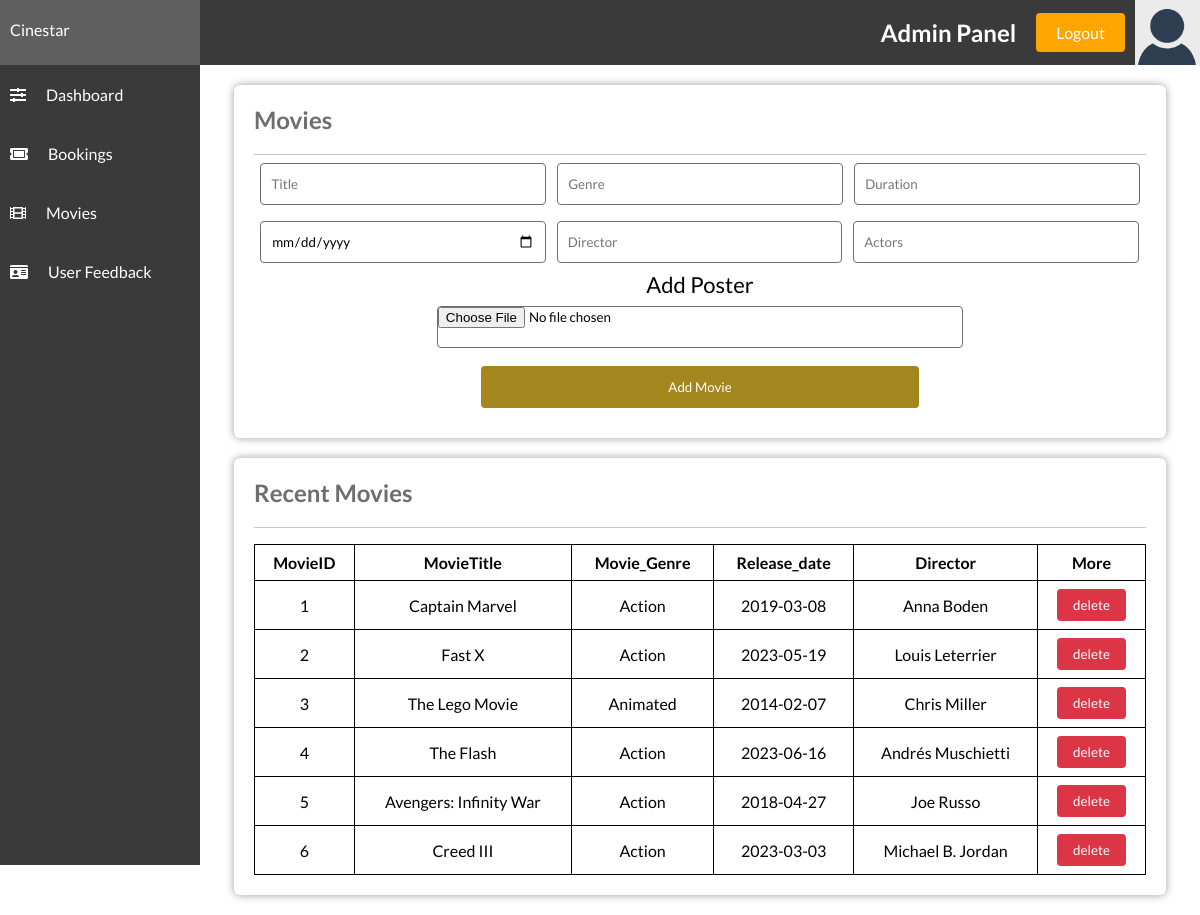
/admin/addmovie.php (signed in), run on the app's committed database.
### tables this page shows
CREATE TABLE `movietable` (
  `movieID` int(11) NOT NULL,
  `movieImg` varchar(150) NOT NULL,
  `movieTitle` varchar(100) NOT NULL,
  `movieGenre` varchar(50) NOT NULL,
  `movieDuration` int(11) NOT NULL,
  `movieRelDate` date NOT NULL,
  `movieDirector` varchar(50) NOT NULL,
  `movieActors` varchar(150) NOT NULL
);

### admin/addmovie.php (the view, shortened to what this page needs)
<!DOCTYPE html>
<html lang="en">
<head>
    <link rel="stylesheet" href="../style/styles.css">
    <link rel="stylesheet" href="https://use.fontawesome.com/releases/v5.7.2/css/all.css">
</head>
<body>
    <?php include('header.php'); ?>
    <div class="admin-container">
        <?php include('sidebar.php'); ?>
        <div class="admin-section admin-section2">
            <div class="admin-section-column">
                <div class="admin-section-panel admin-section-panel2">
                    <div class="admin-panel-section-header">
                        <h2>Movies</h2>
                    </div>
                    <form action="" method="POST" enctype="multipart/form-data">
                        <input placeholder="Title" type="text" name="movieTitle" required>
                        <input placeholder="Genre" type="text" name="movieGenre" required>
                        <input placeholder="Duration" type="number" name="movieDuration" required>
                        <input placeholder="Release Date" type="date" name="movieRelDate" required>
                        <input placeholder="Director" type="text" name="movieDirector" required>
                        <input placeholder="Actors" type="text" name="movieActors" required>
                        <br>
                        <label>Add Poster</label>
                        <input type="file" name="movieImg" accept="image/*">
                        <button type="submit" value="submit" name="submit" class="movie-btn">Add Movie</button>
                   </form>
                </div>
                <div class="admin-section-panel admin-section-panel2">
                    <div class="admin-panel-section-header">
                        <h2>Recent Movies</h2>
                    </div>
                    <table class="admin-table" id="dataTable" width="100%" cellspacing="0">
                        <tr>
                            <th>MovieID</th>
                            <th>MovieTitle</th>
                            <th>Movie_Genre</th>
                            <th>Release_date</th>
                            <th>Director</th>
                            <th>More</th>
                        </tr>
                        <tbody>
                            <?php
                            $host = "localhost";
                            $user = "root";
                            $password = "";
                            $dbname = "cinema_db";
                            $con = mysqli_connect($host, $user, $password, $dbname);
                            $select = "SELECT * FROM `movietable`";
                            $run = mysqli_query($con, $select);
                            while ($row = mysqli_fetch_array($run)) {
                                $ID = $row['movieID'];
                                $title = $row['movieTitle'];
                                $genere = $row['movieGenre'];
                                $releasedate = $row['movieRelDate'];
                                $movieactor = $row['movieDirector'];
                            ?>
                                <tr align="center">
                                    <td><?php echo $ID; ?></td>
                                    <td><?php echo $title; ?></td>
                                    <td><?php echo $genere; ?></td>
                                    <td><?php echo $releasedate; ?></td>
                                    <td><?php echo $movieactor; ?></td>
                                    <td><button value="Book Now!" type="submit" onclick="" type="button" class="delete-btn"><?php echo  "<a href='deletemovie.php?id=" . $row['movieID'] . "'>delete</a>"; ?></button></td>
                                </tr>
                            <?php }
                            ?>
                        </tbody>
                    </table>
                </div>
            </div>
        </div>
    </div>
</body>
</html>

### admin/header.php (shortened to what this page needs)
<div class="admin-section-header">
    <div class="admin-logo">
        Cinestar
    </div>
    <div class="admin-login-info">
        <div style="padding: 0 20px;">
            <h2><a href="#">Admin Panel</a></h2>
        </div>
        <form method='post' action="">
            <input type="submit" value="Logout" class="admin-logout" name="but_logout">
        </form>
        <img class="admin-user-avatar" src="../img/avatar.png" alt="">
    </div>
</div>

### admin/sidebar.php
<div class="admin-section admin-section1">
    <ul>
        <li><i class="fas fa-sliders-h"></i><a href="admin.php">Dashboard </a></li>
        <li><i class="fas fa-ticket-alt"></i><a href="view.php">Bookings</a> </li>
        <li><i class="fas fa-film"></i><a href="addmovie.php">Movies</a></li>
        <li><i class="fas fa-id-card"></i><a href="contactus.php">User Feedback</a></li>
    </ul>
</div>

### style/styles.css (style rules this page uses)
* { margin: 0; padding: 0; box-sizing: border-box; font-family: "Lato", sans-serif; text-decoration: none; color: unset; }
.admin-section-header { color: #fff; width: 100%; background-color: #3a3a3a; display: grid; grid-template-columns: 1fr 5fr; }
.admin-user-avatar { width: 65px; }
.admin-login-info { display: flex; align-items: center; justify-content: flex-end; }
.admin-login-info img { margin-left: 10px; }
.admin-logo { padding: 20px 10px; background-color: #5f5f5f; }
.admin-container { display: grid; grid-template-columns: 1fr 5fr; }
.admin-section1 { background-color: #3a3a3a; height: 100vh; }
.admin-section1 ul li { width: 100%; padding: 20px 10px; background-color: #3a3a3a; color: #fff; transition: all 0.3s ease; position: relative; cursor: pointer; }
.admin-section1 ul li i { margin-right: 20px; }
.admin-section2 { display: flex; flex-wrap: wrap; padding: 0 4px; }
.admin-section-column { flex: 100%; max-width: 100%; padding: 0 30px; }
.admin-section-panel { width: 100%; vertical-align: middle; background-color: #fff; -webkit-border-radius: 6px; -moz-border-radius: 6px; border-radius: 6px; -webkit-box-shadow: 0px 0px 9px 0px rgba(0, 0, 0, 0.4); -moz-box-shadow: 0px 0px 9px 0px rgba(0, 0, 0, 0.4); box-shadow: 0px 0px 9px 0px rgba(0, 0, 0, 0.4); padding: 20px; margin: 20px 0; }
.admin-panel-section-header { display: flex; align-items: center; justify-content: flex-start; padding-bottom: 20px; border-bottom: #c7c7c7 1px solid; }
.admin-panel-section-header > h2 { color: #6e6e6e; }
.admin-section-panel2 form { display: flex; justify-content: space-evenly; flex-wrap: wrap; align-items: left; }
.admin-section-panel2 form input { border-radius: 4px; border: 1px solid #6e6e6e; padding: 10px; width: 32%; height: 42px; margin: 8px 5px; }
.admin-section-panel2 form input[type="file"] { width: 59%; padding: 0; }
.admin-section-panel2 form button { border-radius: 4px; border: none; padding: 10px; margin: 10px 32px; width: 49%; text-align: center; background-color: #a3861e; color: #fff; transition: all 0.7s ease; cursor: pointer; height: 42px; }
.admin-section-panel2 form label { border: none; margin-left: 0; padding: 0px; font-size: 22px; width: 75%; text-align: center; color: #000; }
.admin-table { border-collapse: collapse; width: 100%; margin-top: 1em; font-size: 1em; }
.admin-table th, .admin-table td { border: 1px solid black; padding: 0.5em; text-align: center; }
.admin-logout { background-color: orange; border: none; color: #fff; padding: 10px 20px; text-align: center; text-decoration: none; display: inline-block; font-size: 16px; border-radius: 4px; cursor: pointer; }
.delete-btn { border: none; background-color: #dc3545; color: #fff; padding: 8px 16px; border-radius: 4px; cursor: pointer; transition: background-color 0.7s ease; }
.movie-btn { border-radius: 4px; border: none; margin: 2px 2px; width: 49%; text-align: center; background-color: #715c21; color: #fff; transition: all 0.7s ease; cursor: pointer; height: 30px; }

### data on the page
movietable: movieID "1", movieTitle "Captain Marvel", movieGenre "Action", movieRelDate "2019-03-08", movieDirector "Anna Boden"
movietable: movieID "2", movieTitle "Fast X", movieGenre "Action", movieRelDate "2023-05-19", movieDirector "Louis Leterrier"
movietable: movieID "3", movieTitle "The Lego Movie", movieGenre "Animated", movieRelDate "2014-02-07", movieDirector "Chris Miller"
movietable: movieID "4", movieTitle "The Flash", movieGenre "Action", movieRelDate "2023-06-16", movieDirector "Andrés Muschietti"
movietable: movieID "5", movieTitle "Avengers: Infinity War", movieGenre "Action", movieRelDate "2018-04-27", movieDirector "Joe Russo"
movietable: movieID "6", movieTitle "Creed III", movieGenre "Action", movieRelDate "2023-03-03", movieDirector "Michael B. Jordan"
